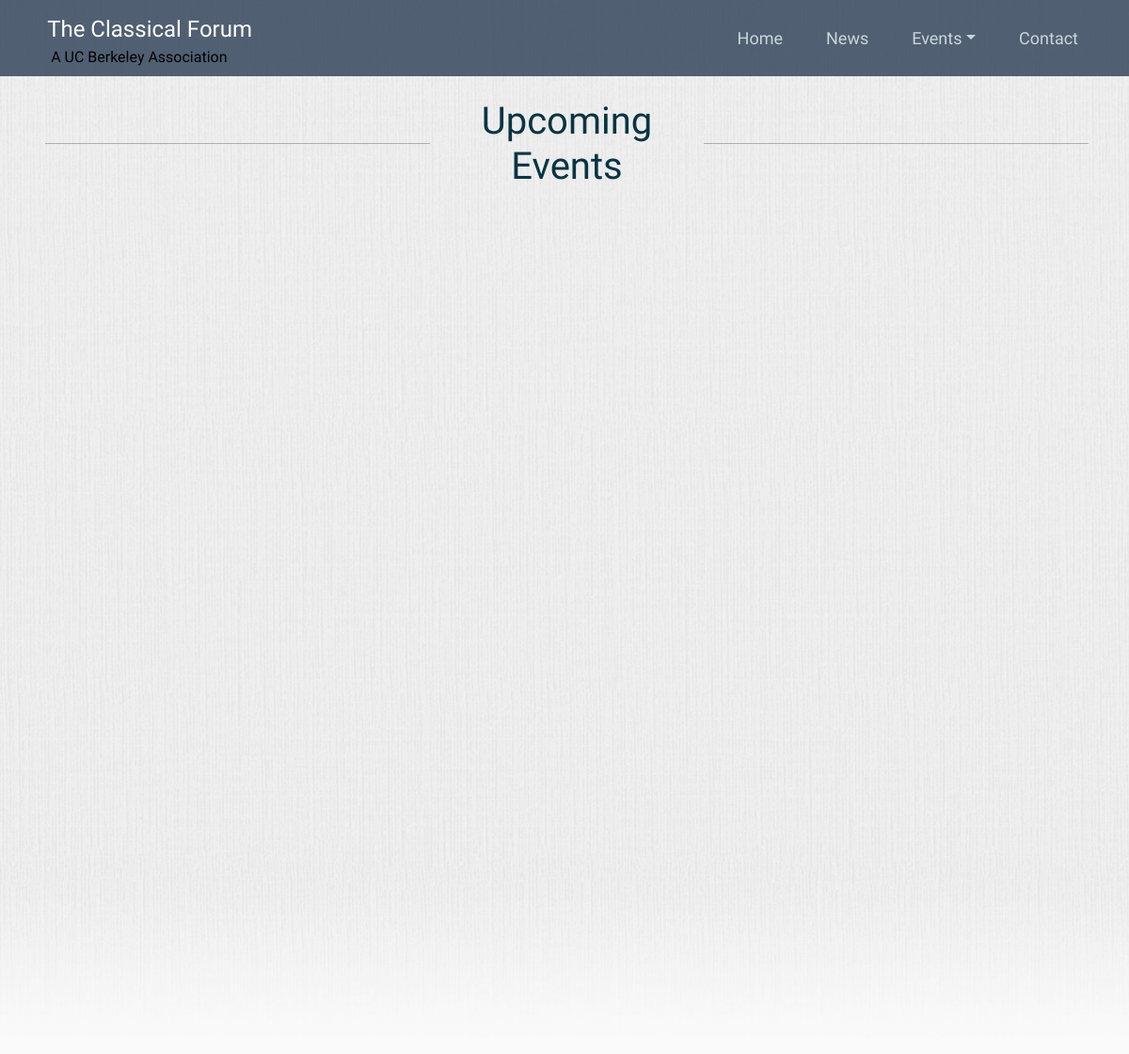
The app's page /upcoming_events, older data.
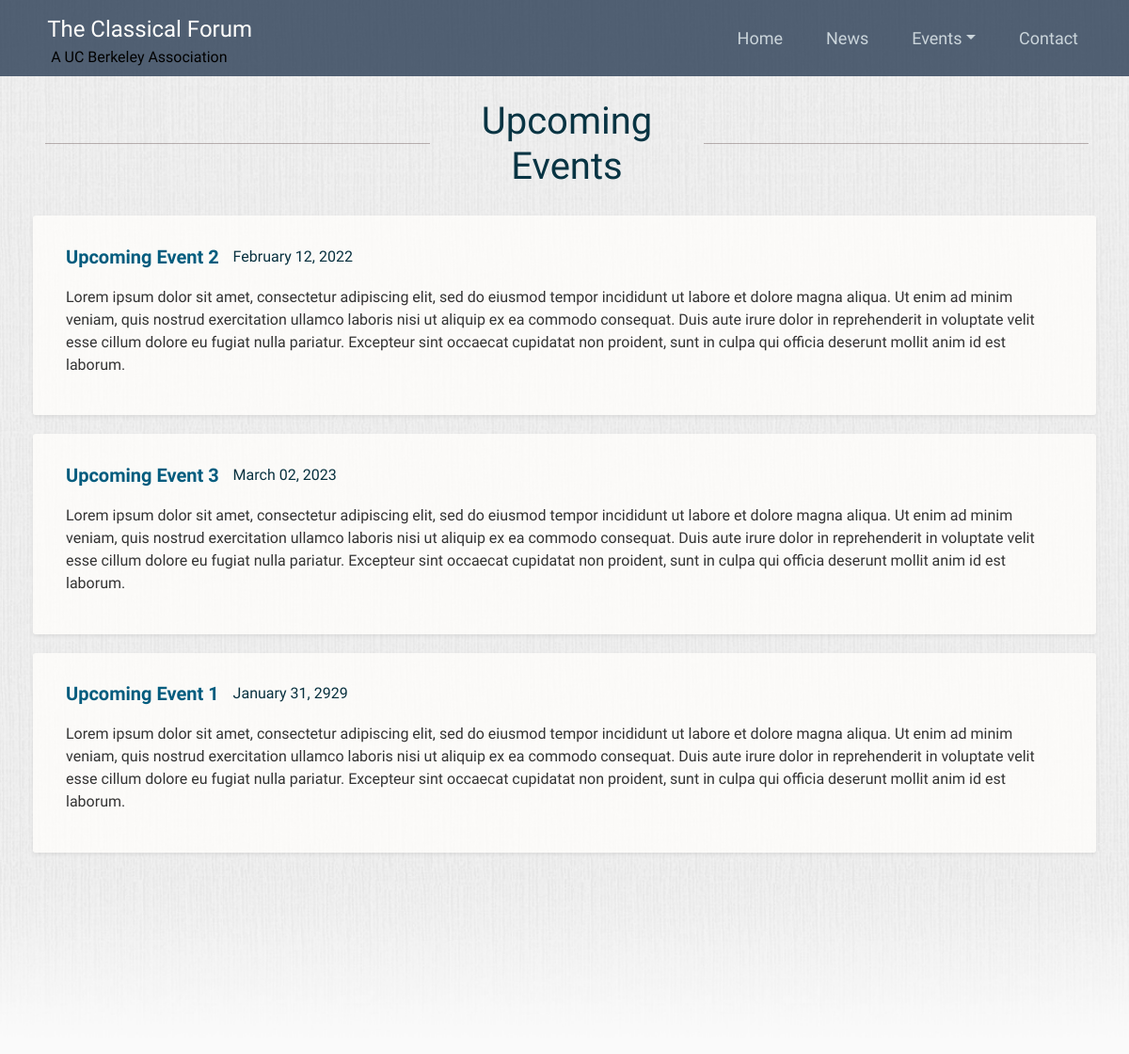
The same page, newer data.
### flask_server/models.py (models this page shows, shortened)
class Event(db.Model):
    id = db.Column(db.Integer, primary_key=True)
    title = db.Column(db.String(100), nullable=False)
    event_date = db.Column(db.DateTime, nullable=False)
    event_end = db.Column(db.DateTime)
    content = db.Column(db.Text, nullable=False)

### flask_server/routes.py (the view)
@main.route('/upcoming_events')
def upcoming_events():
    db.create_all()
    current_datetime = datetime.datetime.utcnow()
    events = Event.query.order_by(Event.event_date.asc()).filter(Event.event_date >= current_datetime).paginate(page=1)
    return render_template('upcoming_events.html', events=events, title='Upcoming Events')

### flask_server/templates/upcoming_events.html (shortened to what this page needs)
{% extends "layout.html" %}
{% block start_background_div %}<div class="bg1">{% endblock start_background_div %}
{% block end_background_div %}</div>{% endblock end_background_div %}
{% block content %}
<div class="container-fluid" style="padding-top: 20px">
<div class="row" style="flex-wrap: nowrap; margin-bottom: 20px; margin-left: -40px">
    <div class="border-center rounded" style="float: left; width: 45%"></div>
    <h1 class="text-center" style="color: #083443; margin-top: 0.8%; min-width: 20%">Upcoming Events</h1>
    <div class="border-center rounded" style="float: right; width: 45%"></div>
</div>
</div>
{% for item in events.items %}
    <div class="shadow-sm row content-section" style="">
        <div class="col" style="margin-top: 2%">
            <div class="row" style="margin-left: 0px">
                <a class="bold nounderline" style="color: #035c7e; font-size: 1.25rem; margin-bottom: .5rem; line-height: 1.2" href="{{ url_for('main.event', event_id=item.id) }}">{{ item.title }}</a>
                <div style="margin-left: 15px">
                    <div class="" style="color: #08313f">{{ item.event_date.strftime('%B') }} {{ item.event_date.strftime('%d') }}, {{ item.event_date.strftime('%Y') }}</div>
                </div>
            </div>
            <p class="line-clamp" style="margin-top: 1%; margin-bottom: 3%">
                {{ item.content }}
            </p>
        </div>
    </div>
{% endfor %}
{% endblock content %}

Row changes from the older to the newer data that the page shows:
now on this page (row edited): Event: title "Upcoming Event 2", event_date "February", event_date "12", event_date "2022", content "Lorem ipsum dolor sit amet, consectetur adipiscing elit, sed do eiusmod tempor incididunt ut labore et dolore magna aliqua. Ut enim ad minim veniam, quis nostrud exercitation ullamco laboris nisi ut aliquip ex ea commodo consequat. Duis aute irure dolor in reprehenderit in voluptate velit esse cillum dolore eu fugiat nulla pariatur. Excepteur sint occaecat cupidatat non proident, sunt in culpa qui officia deserunt mollit anim id est laborum."
now on this page (row edited): Event: title "Upcoming Event 3", event_date "March", event_date "02", event_date "2023", content "Lorem ipsum dolor sit amet, consectetur adipiscing elit, sed do eiusmod tempor incididunt ut labore et dolore magna aliqua. Ut enim ad minim veniam, quis nostrud exercitation ullamco laboris nisi ut aliquip ex ea commodo consequat. Duis aute irure dolor in reprehenderit in voluptate velit esse cillum dolore eu fugiat nulla pariatur. Excepteur sint occaecat cupidatat non proident, sunt in culpa qui officia deserunt mollit anim id est laborum."
now on this page (row edited): Event: title "Upcoming Event 1", event_date "January", event_date "31", event_date "2929", content "Lorem ipsum dolor sit amet, consectetur adipiscing elit, sed do eiusmod tempor incididunt ut labore et dolore magna aliqua. Ut enim ad minim veniam, quis nostrud exercitation ullamco laboris nisi ut aliquip ex ea commodo consequat. Duis aute irure dolor in reprehenderit in voluptate velit esse cillum dolore eu fugiat nulla pariatur. Excepteur sint occaecat cupidatat non proident, sunt in culpa qui officia deserunt mollit anim id est laborum."
